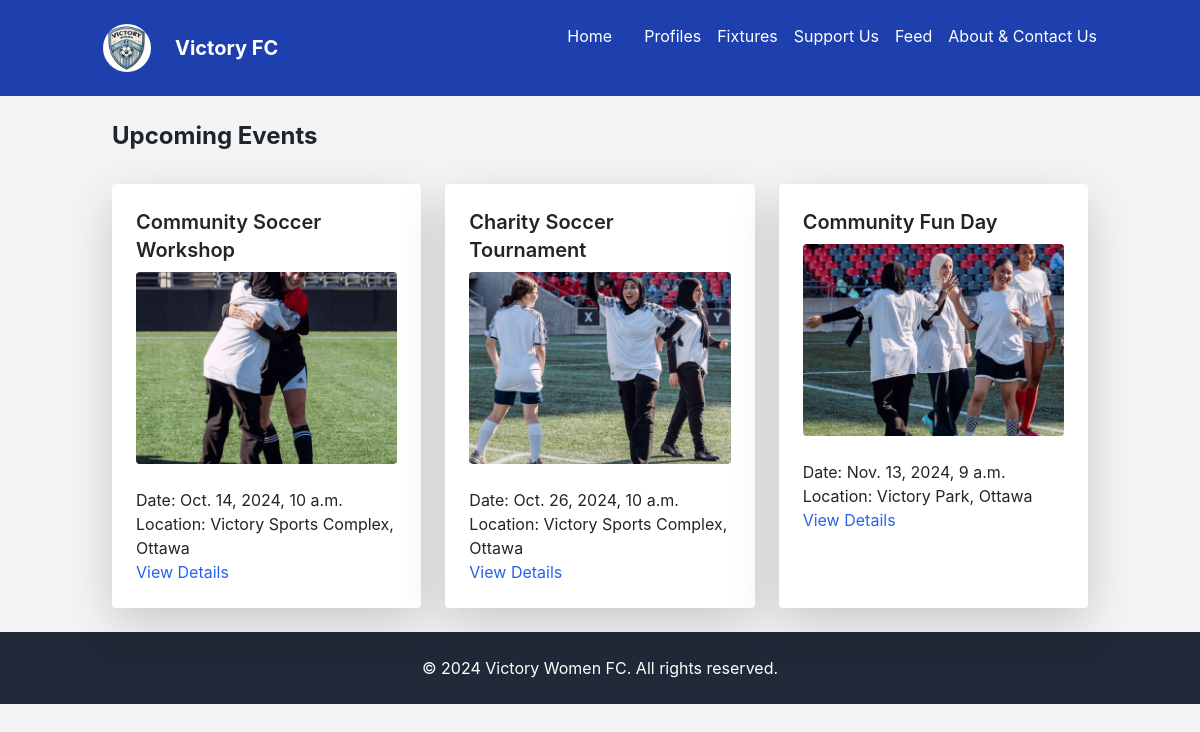
Screenshot of /events/ with the database file from the repository.
### main/models.py (models this page shows, shortened)
class Event(models.Model):
    EVENT_TYPES = [
        ('Match', 'Match'),
        ('Workshop', 'Workshop'),
        ('Community Event', 'Community Event'),
    ]
    title = models.CharField(max_length=100)
    photo = models.ImageField(upload_to='event_photos/', default="bg.jpg")
    description = models.TextField()
    date = models.DateTimeField()
    location = models.CharField(max_length=100)
    event_type = models.CharField(max_length=20, choices=EVENT_TYPES)

### main/views.py (the view)
# urls.py: path('events/', views.event_list, name='event_list'),
def event_list(request):
    events = Event.objects.all()
    return render(request, 'event_list.html', {
        'events': events,
        'photos': [event.photo.url for event in events]  # Assuming the photo field is an ImageField
    })

### templates/event_list.html
{% extends 'base.html' %}
{% load image_tags %}
{% block content %}
<h2 class="text-2xl font-bold mb-8">Upcoming Events</h2>
<div class="grid grid-cols-1 md:grid-cols-2 lg:grid-cols-3 gap-6">
    {% for event in events %}
    <div class="bg-white p-4 rounded shadow-lg">
        <h3 class="text-xl font-semibold mb-2">{{ event.title }}</h3>
        <img src="{{ event.photo.url }}" alt="{{ event.title }}" class="w-full h-48 object-cover rounded mb-4">
        <p>Date: {{ event.date }}</p>
        <p>Location: {{ event.location }}</p>
        <a href="{% url 'event_detail' event.pk %}" class="text-blue-600 hover:underline">View Details</a>
    </div>
    {% endfor %}
</div>
{% endblock %}

### templates/base.html (shortened to what this page needs)
{% load static %}
{% load image_tags %}
<!DOCTYPE html>
<html lang="en">
<head>
    <link rel="stylesheet" href="https://stackpath.bootstrapcdn.com/bootstrap/4.5.2/css/bootstrap.min.css">
    <link href="{% static 'css/output.css' %}" rel="stylesheet">
</head>
<body class="bg-gray-100">
    <header class="bg-blue-800 !important text-white p-4">
        <nav class="container mx-auto">
            <div class="flex justify-between">
                <h1 class="text-xl font-bold" style="display: flex; align-items: center;"><img src="{% static 'images/logo.jpg' %}" alt="" class="w-12 h-12 object-cover mr-4 rounded-full">Victory FC</h1>
                <ul class="flex space-x-4">
                    <li><a href="{% url 'home' %}" class="hover:underline">Home</a></li>
                    <li class="relative">
                        <a href="javascript:void(0);" class="hover:underline" onclick="toggleDropdown('profilesdd')">Profiles</a>
                    </li>
                    <li class="relative">
                        <a href="javascript:void(0);" class="hover:underline" onclick="toggleDropdown('fixturesDropdown')">Fixtures</a>
                    </li>
                    <li class="relative">
                        <a href="javascript:void(0);" class="hover:underline" onclick="toggleDropdown('supportDropdown')">Support Us</a>
                    </li>
                    <li><a href="{% url 'gallery' %}" class="hover:underline">Feed</a></li>
                    <li><a href="{% url 'contact' %}" class="hover:underline">About & Contact Us</a></li>
                </ul>
            </div>
        </nav>
    </header>
    <main class="container mx-auto p-4">
        {% block content %}{% endblock %}
    </main>
    <footer class="bg-gray-800 text-white p-4 text-center">
        <p>&copy; 2024 Victory Women FC. All rights reserved.</p>
    </footer>
</body>
</html>

### rows the page displays
Event: title "Community Soccer Workshop", photo (picture), date "Oct. 14, 2024, 10 a.m.", location "Victory Sports Complex, Ottawa"
Event: title "Charity Soccer Tournament", photo (picture), date "Oct. 26, 2024, 10 a.m.", location "Victory Sports Complex, Ottawa"
Event: title "Community Fun Day", photo (picture), date "Nov. 13, 2024, 9 a.m.", location "Victory Park, Ottawa"
